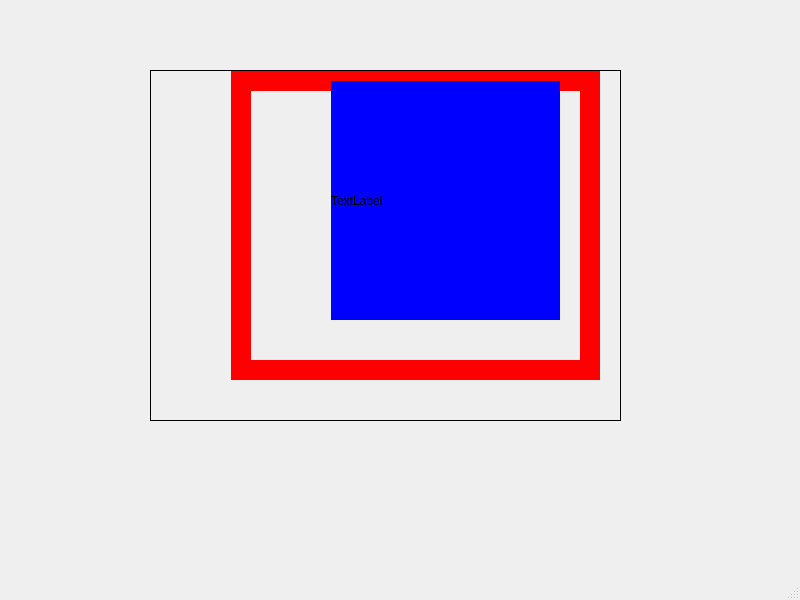
<?xml version="1.0" encoding="UTF-8"?>
<ui version="4.0">
 <class>MainWindow</class>
 <widget class="QMainWindow" name="MainWindow">
  <property name="geometry">
   <rect>
    <x>0</x>
    <y>0</y>
    <width>800</width>
    <height>600</height>
   </rect>
  </property>
  <property name="windowTitle">
   <string>MainWindow</string>
  </property>
  <property name="styleSheet">
   <string notr="true">#frame
{
  border:  1px  solid  black;

}


/*以它为参考控件*/
#frame_2
{
  border:  20px  solid  red;

  margin: 0px  20px  40px 80px; /*上 右  下 左*/

  padding: -10px 20px  40px  80px;/*上 右  下 左*/


}


#label
{
   background-color:blue;

}</string>
  </property>
  <widget class="QWidget" name="centralwidget">
   <widget class="QFrame" name="frame">
    <property name="geometry">
     <rect>
      <x>150</x>
      <y>70</y>
      <width>471</width>
      <height>351</height>
     </rect>
    </property>
    <property name="frameShape">
     <enum>QFrame::StyledPanel</enum>
    </property>
    <property name="frameShadow">
     <enum>QFrame::Raised</enum>
    </property>
    <layout class="QHBoxLayout" name="horizontalLayout">
     <property name="spacing">
      <number>0</number>
     </property>
     <property name="leftMargin">
      <number>0</number>
     </property>
     <property name="topMargin">
      <number>0</number>
     </property>
     <property name="rightMargin">
      <number>0</number>
     </property>
     <property name="bottomMargin">
      <number>0</number>
     </property>
     <item>
      <widget class="QFrame" name="frame_2">
       <property name="frameShape">
        <enum>QFrame::StyledPanel</enum>
       </property>
       <property name="frameShadow">
        <enum>QFrame::Raised</enum>
       </property>
       <layout class="QHBoxLayout" name="horizontalLayout_2">
        <property name="spacing">
         <number>0</number>
        </property>
        <property name="leftMargin">
         <number>0</number>
        </property>
        <property name="topMargin">
         <number>0</number>
        </property>
        <property name="rightMargin">
         <number>0</number>
        </property>
        <property name="bottomMargin">
         <number>0</number>
        </property>
        <item>
         <widget class="QLabel" name="label">
          <property name="text">
           <string>TextLabel</string>
          </property>
         </widget>
        </item>
       </layout>
      </widget>
     </item>
    </layout>
   </widget>
  </widget>
  <widget class="QMenuBar" name="menubar">
   <property name="geometry">
    <rect>
     <x>0</x>
     <y>0</y>
     <width>800</width>
     <height>26</height>
    </rect>
   </property>
  </widget>
  <widget class="QStatusBar" name="statusbar"/>
 </widget>
 <resources/>
 <connections/>
</ui>
